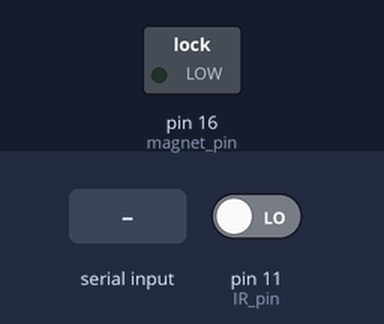
A program run on a simulated Raspberry Pi (header pin numbers). Shown: switched loads named in the program (green lamp = pin HIGH). The inputs (shaded band) are chosen by the test bench; at power-on: pin 11 (IR_pin) LOW. Files the program writes start out absent; the clock reads 2024-03-15 10:24:30 at power-on unless the program sets it; what the program prints to the terminal is not drawn.

Above: at 1.2 s.
1.3 s: "1" typed at the terminal, then Enter
2.8 s: "0" typed at the terminal, then Enter
At 4.0 s:
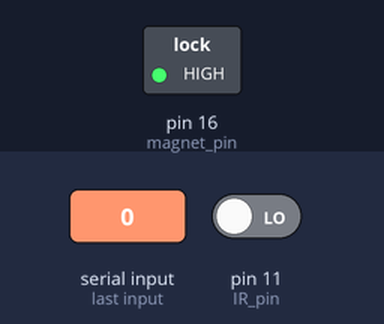
4.3 s: "2" typed at the terminal, then Enter
At 8.7 s:
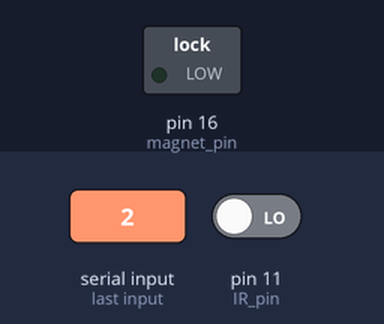
Timing chart, 0 to 10.2 s (numbered marks = the images above; inputs shaded):
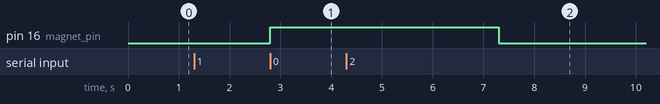

The program:

SimpleHaromicMotion.py
```python
#/usr/bin/env python
#
#	SimpleHarmonicMotion.py
#       Python script for UWS first year lab
#       Simple Harmonic Motion experiment
#       James Keatings
#       James.Keatings@uws.ac.uk
#
#


import os
import glob
import time
import sys
import RPi.GPIO as GPIO


#Definitions
IR_pin = 11
magnet_pin = 16
n = 20
start = 1

#Set up GPIO
GPIO.setwarnings(False)
GPIO.setmode(GPIO.BOARD)
GPIO.setup(IR_pin, GPIO.IN)
GPIO.setup(magnet_pin, GPIO.OUT)

GPIO.output(magnet_pin, 0)

#open file to write results to in case of error
f = open("results_SimpleHarmonicMotion.txt","w")
f.write('IR pin = ' + repr(IR_pin) + '\n')
f.write("magnet_pin = " + repr(magnet_pin) + "\n")
f.write("n = " + repr(n) + "\n")
f.write("start = " + repr(start) + "\n\n")


#BEGINING OF THE EXPERIMENT
print("Welcome to the Simple Haromic Motion first year lab experiment. In this experiment you will investigate the phenomenon known as 'simple harmonic motion' by using an mass suspended from a spring to create a pendulum.")
input("When you are ready to begin please prress Enter to continue.")


#EXPLANATION OF THE EXPERIMENT
print("\nThe mass is moved sideways from its natural resting position (hanging straight down). When the mass is released it will swing back towards the centre due to gravity. The gravitational force causes acceleration towards the resting position, after the pendulum swings past the centre position the mass will start to decelerate due to the force still acting towards the centre. The restorative motion caused by gravity causes the pendulum to oscillate around the centre point.")
input("Press Enter to continue.")


#PLACE THE MASS AT STARTING POSITION
GPIO.output(magnet_pin, 1)
print('\nPlease attach the weight to the electromagnet.')
input("Press Enter to continue.")


#TURN OFF MAGNET
print("The weight will now be relased and the period of " + repr(n) + " oscillation recorded.")
print("Releaseing the weight in 3......")
time.sleep(1)
print("2....")
time.sleep(1)
print("1..")
time.sleep(1)
print("0!")
GPIO.output(magnet_pin, 0)


#START TIMER WHEN PASSES SWITCH FIRST TIME
i = start
total_time = 0
sleep_time = 0.5
while True:
    if GPIO.input(IR_pin) == GPIO.LOW:
        print('Starting timing!')
        start_time = time.time()
        time.sleep(sleep_time)
        break

#START TIMING EACH PERIOD
while i < n:
    if GPIO.input(IR_pin) == GPIO.LOW:
        period = round(time.time() - start_time,3)
        start_time=time.time()
        total_time = total_time + period
        print(repr(i) + " :Period = " + repr(period) + " seconds")
        f.write("[" + repr(i) + "]          " + repr(period) + " s\n")
        i=i+1
        time.sleep(sleep_time)

#RESULTS
average_time = round(total_time/(n-start),3)
print("After " + repr(n-start) + " oscillations, the average time is " + repr(average_time) + ".")
f.write("\naverage = " + repr(average_time))

#END EXPERIMENT
print('You have now taken all measurements required for this experiment.\nPlease refer to the labscript for the next steps.\n')

GPIO.cleanup()
sys.exit()
```

Measured:
- after the input at 1.3 s, every drawn part: stays the same
- after the input at 2.8 s, pin 16 (magnet_pin): LOW → HIGH at once
- after the input at 4.3 s, pin 16 (magnet_pin): HIGH → LOW after 3.0 s
